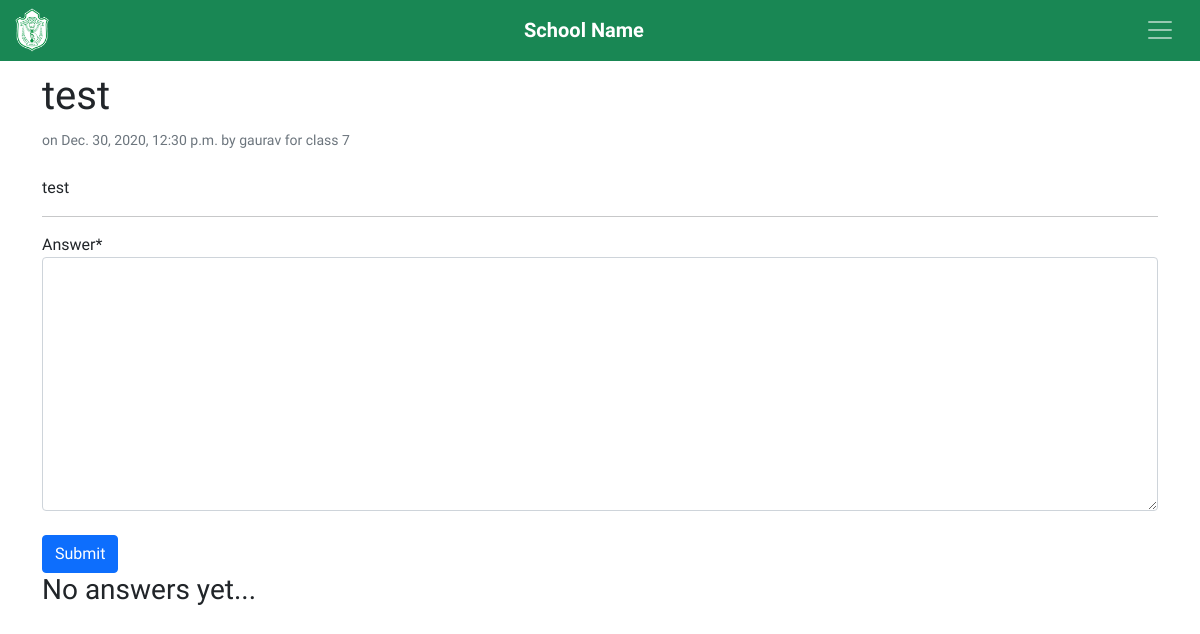
The page /question/13/ (signed in) on the database its author committed.
### core/models.py (models this page shows, shortened)
class Question(models.Model):
    title = models.CharField(max_length=256)
    asker = models.ForeignKey(Person, on_delete=models.CASCADE, related_name='questions')
    date = models.DateTimeField(auto_now_add=True)
    std = models.IntegerField()
    description = models.TextField(blank=True)

class Person(models.Model):
    user = models.OneToOneField(User, on_delete=models.CASCADE, related_name='person')
    phone = models.CharField(default='Not Provided', max_length=20)
    address = models.TextField(default='Not Provided')
    std = models.IntegerField(default=1)
    is_teacher = models.BooleanField(default=False)
    is_admin = models.BooleanField(default=False)
    def __str__(self):
        return self.user.username

### core/views.py (the view, shortened to what this page needs)
# urls.py: path('question/<int:pk>/', SingleQuestion.as_view(), name='question'),
class SingleQuestion(LoginRequiredMixin, View):
    template_name = 'question.html'
    def get(self, request, pk):
        question = Question.objects.get(id=pk)
        form = AnswerForm()
        answers = Answer.objects.filter(que=question)
        if question.date.date() == datetime.datetime.now().date():
            print('ITS TODAY')
        return render(request, self.template_name, {"form": form, 'que': question, 'answers': answers})

### core/forms.py
class AnswerForm(forms.ModelForm):
	class Meta:
		model = Answer
		fields = ('__all__')
		widgets = {
			'author': forms.TextInput(attrs={'id': 'author','type': 'hidden'}),
			'que': forms.TextInput(attrs={'id': 'question','type': 'hidden'}),
			'status': forms.TextInput(attrs={'type': 'hidden'})
		}

### core/templates/question.html (shortened to what this page needs)
{% extends 'base.html' %}
{% load crispy_forms_tags %}
{% block body %}
<div class="container">
	<h1>{{ que.title }}</h1>
	<small class="text-muted">on {{ que.date }} by {{ que.asker }} for class {{ que.std }}</small><br><br>
	<p>{{ que.description }}</p><hr>
	{% if not user.person.is_teacher and not user.person.is_admin %}
	<form method="POST">
		{{ form|crispy }}
		<br>
		<button class="btn btn-primary">Submit</button>
	</form>
	{% endif %}
	{% if answers %}
	<h3>Submissions:</h3>
	<hr>
	{% for ans in answers %}
	{% if ans.author == user.person %}
	<div class="card border-success">
	{% else %}
	<div class="card">
	{% endif %}
		<h3>{{ ans.author }} on {{ ans.date }}</h3>
		{{ ans.answer|safe }}
		{% if ans.status == False %}
		{% if user.person.is_teacher %}
		<a href="{% url 'markCorrect' ans.pk %}" class="btn btn-outline-success btn-sm" style="margin-left: auto;">Mark as correct.</a>
		{% endif %}
		{% else %}
		<span style="margin-right: auto;" class="badge bg-success">Marked as correct.</span>
		{% endif %}
		{% if ans.author == user.person %}
		<a href="{% url 'delete_ans' ans.pk %}" class="btn btn-outline-danger btn-sm" style="margin-left: auto;">Delete</a>
		{% endif %}
	</div>
	<br>
	{% endfor %}
	{% else %}
	<h3>No answers yet...</h3>
	{% endif %}
</div>
{% endblock %}

### core/templates/base.html (style rules this page uses)
body { font-family: 'Raleway' }

### rows shown on the page
Question: title "test", date "Dec. 30, 2020, 12:30 p.m.", asker "gaurav", std "7", description "test"
